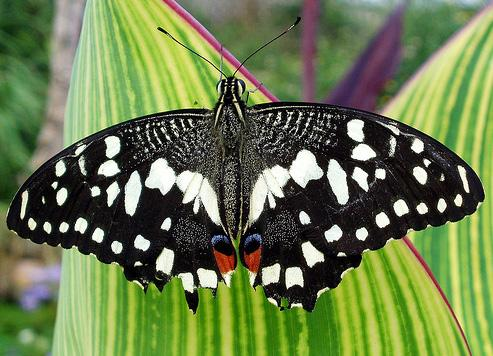
#> input picture 08 Natural Language Programming/031_NLP&CV_Exam/sample.jpg, 493 x 356 px
$ jupyter execute --allow-errors '31_NLP&CV_Exam.ipynb'   (older library calls are emulated)
#> lines starting #> are read from the running program, lines starting #| are printed output that depends on the picture
Name : Shubham Shaha

PRN : 240340128031

## Q1

[cell 1]
import cv2
import numpy as np
import matplotlib.pyplot as plt

[cell 2]
## Load a sample image
img = cv2.imread('sample.jpg')
#> img is the input picture: shape (356, 493, 3); mean B, G, R 77.2, 123.6, 107
img.shape
#> Out = (356, 493, 3)

[cell 3]
## Resize the image to half its original size
img_resize = cv2.resize(img, None, fx = 0.5, fy = 0.5) ## Resize scale = 0.5 along both axis
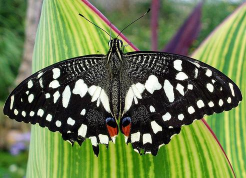
#> img_resize: shape (178, 246, 3); mean B, G, R 77.3, 123.6, 107
print("Size of image after resizing: ",img_resize.shape)
#| Size of image after resizing:  (178, 246, 3)

## Display original and transformed images
cv2.imshow("Original Image", img)
cv2.imshow("Resized Image", img_resize)
cv2.waitKey(0)
cv2.destroyAllWindows()

[cell 4]
## Rotate it by 45 degrees clockwise
center = [int(img.shape[0]/2), int(img.shape[1]/2)]  ## rotate about center
#> center = [178, 246]
angle = -45

T = cv2.getRotationMatrix2D(center, angle, 1)

img_rotated = cv2.warpAffine(img, T, (img.shape[1], img.shape[0]))
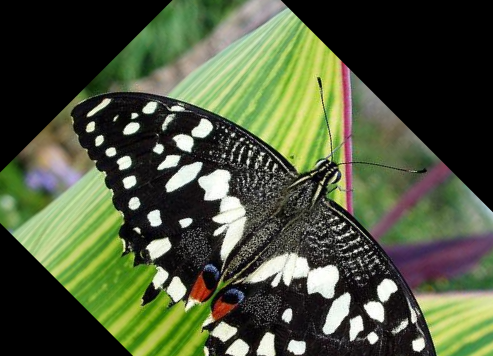
#> img_rotated: shape (356, 493, 3); mean B, G, R 60.1, 86.6, 77.6

## Display original and transformed images
cv2.imshow("Original Image", img)
cv2.imshow("Rotated Image", img_rotated)
cv2.waitKey(0)
cv2.destroyAllWindows()

[cell 5]
##Save Rotated and resized images
cv2.imwrite("Rotated_image.png", img_rotated)

cv2.imwrite("Resized_image.png", img_resize)
#> Out = True

## Q2

[cell 6]
## Load a sample image
img = cv2.imread('sample.jpg', 0)
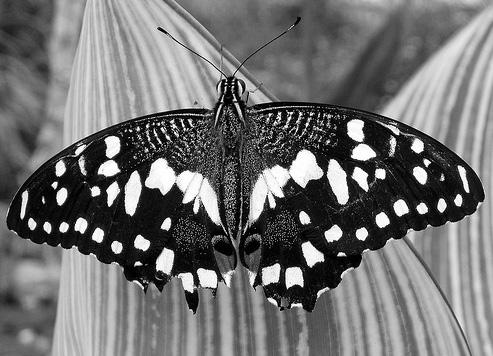
#> img: shape (356, 493); min 0, max 255, mean 113.3

### Sobel edge detector
sobelx = cv2.Sobel(img, cv2.CV_64F, 1,0, ksize=3)
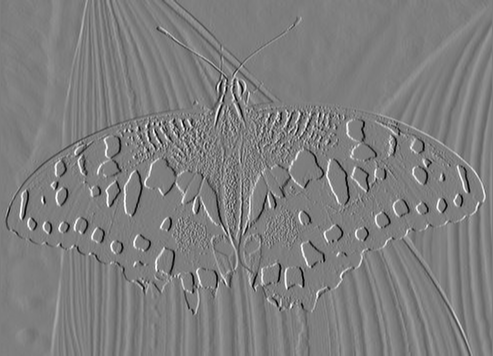
#> sobelx: shape (356, 493) float64; min -977, max 995, mean 1.4; drawn with min black and max white
sobely = cv2.Sobel(img, cv2.CV_64F, 0,1, ksize=3)
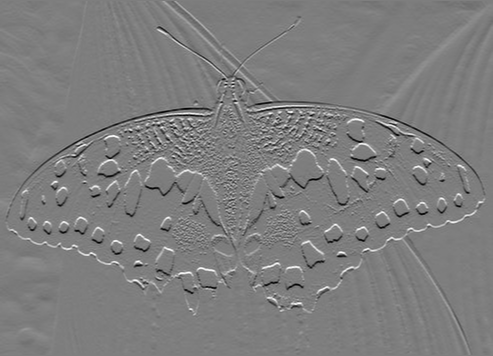
#> sobely: shape (356, 493) float64; min -961, max 982, mean 0; drawn with min black and max white

##Cobine sobel images
combined_sobel = cv2.add(sobelx, sobely)
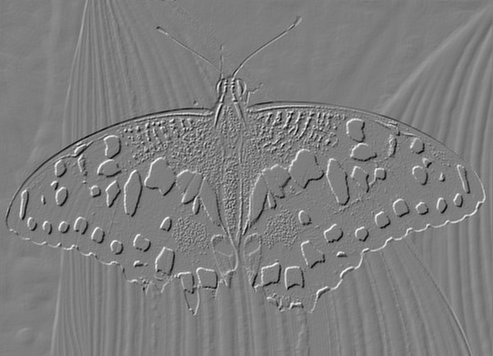
#> combined_sobel: shape (356, 493) float64; min -1398, max 1420, mean 1.4; drawn with min black and max white

value, thresh1 = cv2.threshold(combined_sobel, 90, 255, cv2.THRESH_BINARY)
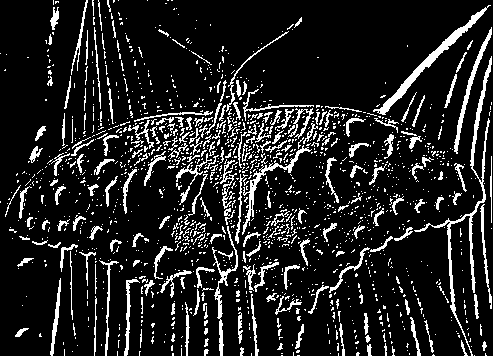
#> thresh1: shape (356, 493) float64; 13.2% white in thin lines or dots

[cell 7]
## Canny Edge detector
import cv2
import numpy as np

## Load image
img = cv2.imread('sample.jpg', 0)

edges = cv2.Canny(img, 50, 200)
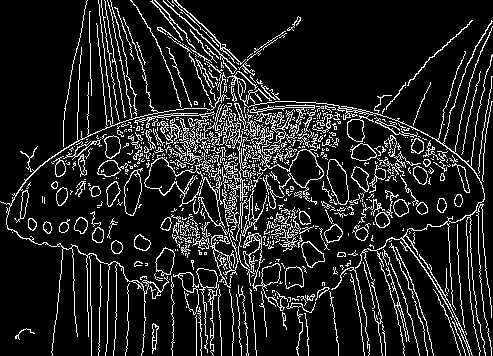
#> edges: shape (356, 493); 12.9% white in thin lines or dots

[cell 8]
## Display original and edge-detected image
plt.figure(figsize=(18,6))
plt.subplot(131)
plt.imshow(img, cmap = 'gray')
plt.title("Original image")
plt.subplot(132)
plt.imshow(thresh1, cmap = 'gray')
plt.title("Both edge (sobel x, sobel y) image")
plt.subplot(133)
plt.imshow(edges, cmap = 'gray')
plt.title("horizontal edge (sobel x) image")

## Analysis

Sobel - output is not very detailed. Also, the background also affects the output.

Canny - output is very detailed. It is able to remove the effect of background.

## Q3

[cell 9]
from nltk.tokenize import word_tokenize
from nltk.stem import WordNetLemmatizer

[cell 10]
with open('sample_txt.txt') as f:
#> (reads 08 Natural Language Programming/031_NLP&CV_Exam/sample_txt.txt from the repository)
